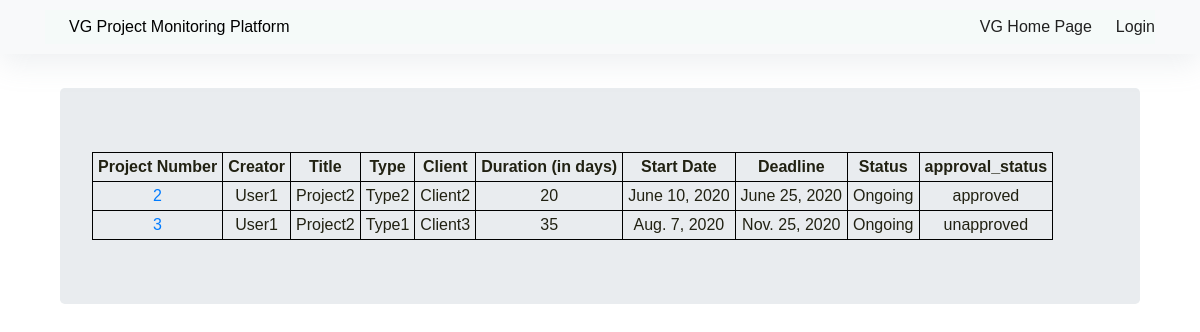
Page /projects/ongoing on the committed database.
### projects/models.py (models this page shows, shortened)
class Project(models.Model):
    creator = models.ForeignKey('auth.User',on_delete=models.CASCADE)
    title = models.CharField(max_length=100)
    type = models.CharField(max_length=100)
    client = models.ForeignKey('client',on_delete=models.CASCADE)
    definition = models.TextField(null=True)
    duration_in_days = models.PositiveIntegerField()
    start_date = models.DateField(null=True)
    deadline = models.DateField(null=True)
    notes = models.TextField(null=True)
    STATUS_CHOICE = (('Completed','Completed'),('Ongoing','Ongoing'))
    status = models.CharField(max_length=9,choices=STATUS_CHOICE,blank=False)
    APPROVAL_STATUS = (('approved','approved'),('unapproved','unapproved'))
    approval_status = models.CharField(max_length=10,choices=APPROVAL_STATUS,blank=False)

class Client(models.Model):
    creator = models.ForeignKey('auth.User',on_delete=models.CASCADE)
    name = models.CharField(max_length=100)
    contact_person = models.CharField(max_length=100)
    address = models.CharField(max_length=150)
    phone = models.CharField(max_length=12)
    notes = models.TextField(null=True)
    def __str__(self):
        return self.name

### projects/views.py (the view)
# urls.py: path('projects/ongoing',views.ProjectOngoingListView.as_view(),name='project_list_ongoing'),
class ProjectOngoingListView(ListView):
    model = Project
    template_name = 'projects/project_list_ongoing.html'
    def get_queryset(self):
        return Project.objects.filter(status='Ongoing').all()

### projects/templates/projects/project_list_ongoing.html (shortened to what this page needs)
{% extends "projects/base.html" %}
{% block content %}
<br>
<br>
<div class="container">
  <br>
  <div class="jumbotron">
    <div class="centerstage">
        <table>
          <thead>
            <td id='tablehead'>Project Number</td>
            <td id='tablehead'>Creator</td>
            <td id='tablehead'>Title</td>
            <td id='tablehead'>Type</td>
            <td id='tablehead'>Client</td>
            <td id='tablehead'>Duration (in days)</td>
            <td id='tablehead'>Start Date</td>
            <td id='tablehead'>Deadline</td>
            <td id='tablehead'>Status</td>
            <td id='tablehead'>approval_status</td>
          </thead>
          {% for project in object_list %}
          <tr>
            <td id='tablerow'> <a href="{% url 'project_detail' pk=project.pk %}">{{project.id}}</a> </td>
            <td id='tablerow'>{{project.creator}}</td>
            <td id='tablerow'>{{project.title}}</td>
            <td id='tablerow'>{{project.type}}</td>
            <td id='tablerow'>{{project.client}}</td>
            <td id='tablerow'>{{project.duration_in_days}}</td>
            <td id='tablerow'>{{project.start_date}}</td>
            <td id='tablerow'>{{project.deadline}}</td>
            <td id='tablerow'>{{project.status}}</td>
            <td id='tablerow'>{{project.approval_status}}</td>
          </tr>
          {% endfor %}
        </table>
    </div>
  </div>
</div>
{% endblock %}

### projects/static/css/site.css (style rules this page uses)
#tablehead { border: solid black 1px; width: auto; height: auto; font-weight: bold; padding:2px; padding-right: 5px; padding-left: 5px; text-align: center; }
#tablerow { border: solid black 1px; width: auto; height: auto; font-weight: normal; padding:2px; padding-right: 5px; padding-left: 5px; text-align: center; }
body { font-family: 'Poppins', sans-serif; font-size: 16px; line-height: 24px; font-weight: 400; color: #212112; background-image: url('https://s3-us-west-2.amazonaws.com/s.cdpn.io/1462889/pat-back.svg'); background-position: center; background-repeat: repeat; background-size: 7%; background-color: #fff; overflow-x: hidden; transition: all 200ms linear; }
.centerstage { margin-left: auto; margin-right: auto; }

### rows in the picture
Project: id "2", creator "User1", title "Project2", type "Type2", client "Client2", duration_in_days "20", start_date "June 10, 2020", deadline "June 25, 2020", status "Ongoing", approval_status "approved"
Project: id "3", creator "User1", title "Project2", type "Type1", client "Client3", duration_in_days "35", start_date "Aug. 7, 2020", deadline "Nov. 25, 2020", status "Ongoing", approval_status "unapproved"
